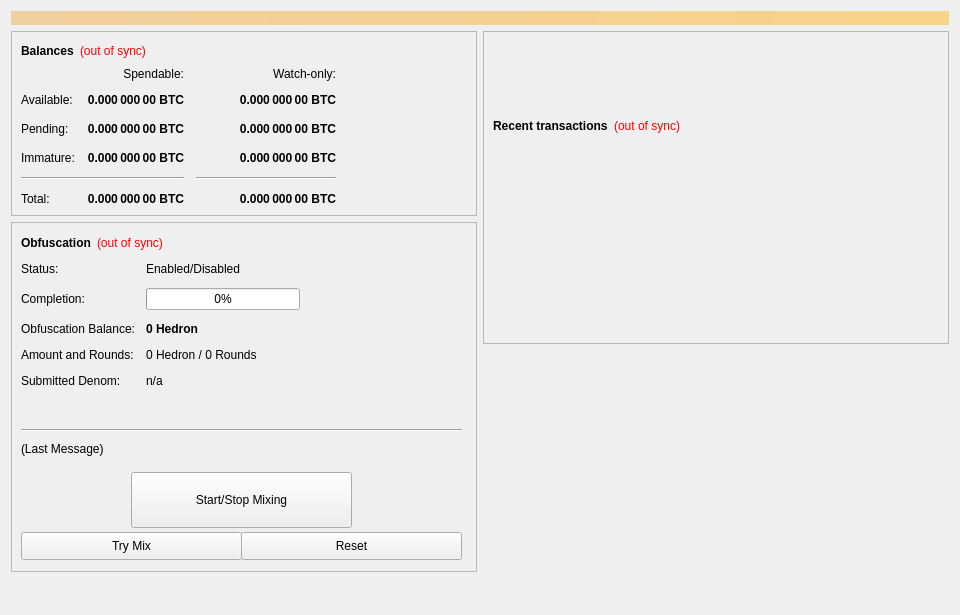
<?xml version="1.0" encoding="UTF-8"?>
<ui version="4.0">
 <class>OverviewPage</class>
 <widget class="QWidget" name="OverviewPage">
  <property name="geometry">
   <rect>
    <x>0</x>
    <y>0</y>
    <width>960</width>
    <height>615</height>
   </rect>
  </property>
  <property name="minimumSize">
   <size>
    <width>960</width>
    <height>0</height>
   </size>
  </property>
  <property name="windowTitle">
   <string>Form</string>
  </property>
  <layout class="QVBoxLayout" name="topLayout">
   <item>
    <widget class="QLabel" name="labelAlerts">
     <property name="visible">
      <bool>false</bool>
     </property>
     <property name="styleSheet">
      <string notr="true">background-color: qlineargradient(x1: 0, y1: 0, x2: 1, y2: 0, stop:0 #F0D0A0, stop:1 #F8D488); color:#000000;</string>
     </property>
     <property name="wordWrap">
      <bool>true</bool>
     </property>
     <property name="margin">
      <number>3</number>
     </property>
    </widget>
   </item>
   <item>
    <layout class="QHBoxLayout" name="horizontalLayout" stretch="1,1">
     <item>
      <layout class="QVBoxLayout" name="verticalLayout_2">
       <item>
        <widget class="QFrame" name="frame">
         <property name="frameShape">
          <enum>QFrame::StyledPanel</enum>
         </property>
         <property name="frameShadow">
          <enum>QFrame::Raised</enum>
         </property>
         <layout class="QVBoxLayout" name="verticalLayout_4">
          <item>
           <layout class="QHBoxLayout" name="horizontalLayout_4">
            <item>
             <widget class="QLabel" name="label_5">
              <property name="font">
               <font>
                <weight>75</weight>
                <bold>true</bold>
               </font>
              </property>
              <property name="text">
               <string>Balances</string>
              </property>
             </widget>
            </item>
            <item>
             <widget class="QLabel" name="labelWalletStatus">
              <property name="cursor">
               <cursorShape>WhatsThisCursor</cursorShape>
              </property>
              <property name="toolTip">
               <string>The displayed information may be out of date. Your wallet automatically synchronizes with the Hedron network after a connection is established, but this process has not completed yet.</string>
              </property>
              <property name="styleSheet">
               <string notr="true">QLabel { color: red; }</string>
              </property>
              <property name="text">
               <string notr="true">(out of sync)</string>
              </property>
              <property name="alignment">
               <set>Qt::AlignLeading|Qt::AlignLeft|Qt::AlignVCenter</set>
              </property>
             </widget>
            </item>
            <item>
             <spacer name="horizontalSpacer_3">
              <property name="orientation">
               <enum>Qt::Horizontal</enum>
              </property>
              <property name="sizeHint" stdset="0">
               <size>
                <width>40</width>
                <height>20</height>
               </size>
              </property>
             </spacer>
            </item>
           </layout>
          </item>
          <item>
           <layout class="QGridLayout" name="gridLayout">
            <property name="spacing">
             <number>12</number>
            </property>
            <item row="2" column="2">
             <widget class="QLabel" name="labelWatchPending">
              <property name="font">
               <font>
                <weight>75</weight>
                <bold>true</bold>
               </font>
              </property>
              <property name="cursor">
               <cursorShape>IBeamCursor</cursorShape>
              </property>
              <property name="toolTip">
               <string>Unconfirmed transactions to watch-only addresses</string>
              </property>
              <property name="text">
               <string notr="true">0.000 000 00 BTC</string>
              </property>
              <property name="alignment">
               <set>Qt::AlignRight|Qt::AlignTrailing|Qt::AlignVCenter</set>
              </property>
              <property name="textInteractionFlags">
               <set>Qt::LinksAccessibleByMouse|Qt::TextSelectableByKeyboard|Qt::TextSelectableByMouse</set>
              </property>
             </widget>
            </item>
            <item row="2" column="1">
             <widget class="QLabel" name="labelUnconfirmed">
              <property name="font">
               <font>
                <weight>75</weight>
                <bold>true</bold>
               </font>
              </property>
              <property name="cursor">
               <cursorShape>IBeamCursor</cursorShape>
              </property>
              <property name="toolTip">
               <string>Total of transactions that have yet to be confirmed, and do not yet count toward the spendable balance</string>
              </property>
              <property name="text">
               <string notr="true">0.000 000 00 BTC</string>
              </property>
              <property name="alignment">
               <set>Qt::AlignRight|Qt::AlignTrailing|Qt::AlignVCenter</set>
              </property>
              <property name="textInteractionFlags">
               <set>Qt::LinksAccessibleByMouse|Qt::TextSelectableByKeyboard|Qt::TextSelectableByMouse</set>
              </property>
             </widget>
            </item>
            <item row="3" column="2">
             <widget class="QLabel" name="labelWatchImmature">
              <property name="font">
               <font>
                <weight>75</weight>
                <bold>true</bold>
               </font>
              </property>
              <property name="cursor">
               <cursorShape>IBeamCursor</cursorShape>
              </property>
              <property name="toolTip">
               <string>Staked or masternode rewards in watch-only addresses that has not yet matured</string>
              </property>
              <property name="text">
               <string notr="true">0.000 000 00 BTC</string>
              </property>
              <property name="alignment">
               <set>Qt::AlignRight|Qt::AlignTrailing|Qt::AlignVCenter</set>
              </property>
              <property name="textInteractionFlags">
               <set>Qt::LinksAccessibleByMouse|Qt::TextSelectableByKeyboard|Qt::TextSelectableByMouse</set>
              </property>
             </widget>
            </item>
            <item row="4" column="0" colspan="2">
             <widget class="Line" name="lineSpendableBalance">
              <property name="orientation">
               <enum>Qt::Horizontal</enum>
              </property>
             </widget>
            </item>
            <item row="4" column="2">
             <widget class="Line" name="lineWatchBalance">
              <property name="sizePolicy">
               <sizepolicy hsizetype="Preferred" vsizetype="Fixed">
                <horstretch>0</horstretch>
                <verstretch>0</verstretch>
               </sizepolicy>
              </property>
              <property name="minimumSize">
               <size>
                <width>140</width>
                <height>0</height>
               </size>
              </property>
              <property name="orientation">
               <enum>Qt::Horizontal</enum>
              </property>
             </widget>
            </item>
            <item row="5" column="0">
             <widget class="QLabel" name="labelTotalText">
              <property name="text">
               <string>Total:</string>
              </property>
             </widget>
            </item>
            <item row="3" column="1">
             <widget class="QLabel" name="labelImmature">
              <property name="font">
               <font>
                <weight>75</weight>
                <bold>true</bold>
               </font>
              </property>
              <property name="cursor">
               <cursorShape>IBeamCursor</cursorShape>
              </property>
              <property name="toolTip">
               <string>Staked or masternode rewards that has not yet matured</string>
              </property>
              <property name="text">
               <string notr="true">0.000 000 00 BTC</string>
              </property>
              <property name="alignment">
               <set>Qt::AlignRight|Qt::AlignTrailing|Qt::AlignVCenter</set>
              </property>
              <property name="textInteractionFlags">
               <set>Qt::LinksAccessibleByMouse|Qt::TextSelectableByKeyboard|Qt::TextSelectableByMouse</set>
              </property>
             </widget>
            </item>
            <item row="2" column="3">
             <spacer name="horizontalSpacer_2">
              <property name="orientation">
               <enum>Qt::Horizontal</enum>
              </property>
              <property name="sizeHint" stdset="0">
               <size>
                <width>40</width>
                <height>20</height>
               </size>
              </property>
             </spacer>
            </item>
            <item row="3" column="0">
             <widget class="QLabel" name="labelImmatureText">
              <property name="text">
               <string>Immature:</string>
              </property>
             </widget>
            </item>
            <item row="5" column="1">
             <widget class="QLabel" name="labelTotal">
              <property name="font">
               <font>
                <weight>75</weight>
                <bold>true</bold>
               </font>
              </property>
              <property name="cursor">
               <cursorShape>IBeamCursor</cursorShape>
              </property>
              <property name="toolTip">
               <string>Your current total balance</string>
              </property>
              <property name="text">
               <string notr="true">0.000 000 00 BTC</string>
              </property>
              <property name="alignment">
               <set>Qt::AlignRight|Qt::AlignTrailing|Qt::AlignVCenter</set>
              </property>
              <property name="textInteractionFlags">
               <set>Qt::LinksAccessibleByMouse|Qt::TextSelectableByKeyboard|Qt::TextSelectableByMouse</set>
              </property>
             </widget>
            </item>
            <item row="5" column="2">
             <widget class="QLabel" name="labelWatchTotal">
              <property name="font">
               <font>
                <weight>75</weight>
                <bold>true</bold>
               </font>
              </property>
              <property name="cursor">
               <cursorShape>IBeamCursor</cursorShape>
              </property>
              <property name="toolTip">
               <string>Current total balance in watch-only addresses</string>
              </property>
              <property name="text">
               <string notr="true">0.000 000 00 BTC</string>
              </property>
              <property name="alignment">
               <set>Qt::AlignRight|Qt::AlignTrailing|Qt::AlignVCenter</set>
              </property>
              <property name="textInteractionFlags">
               <set>Qt::LinksAccessibleByMouse|Qt::TextSelectableByKeyboard|Qt::TextSelectableByMouse</set>
              </property>
             </widget>
            </item>
            <item row="0" column="2">
             <widget class="QLabel" name="labelWatchonly">
              <property name="text">
               <string>Watch-only:</string>
              </property>
              <property name="alignment">
               <set>Qt::AlignRight|Qt::AlignTrailing|Qt::AlignVCenter</set>
              </property>
             </widget>
            </item>
            <item row="1" column="0">
             <widget class="QLabel" name="labelBalanceText">
              <property name="text">
               <string>Available:</string>
              </property>
             </widget>
            </item>
            <item row="1" column="1">
             <widget class="QLabel" name="labelBalance">
              <property name="font">
               <font>
                <weight>75</weight>
                <bold>true</bold>
               </font>
              </property>
              <property name="cursor">
               <cursorShape>IBeamCursor</cursorShape>
              </property>
              <property name="toolTip">
               <string>Your current spendable balance</string>
              </property>
              <property name="text">
               <string notr="true">0.000 000 00 BTC</string>
              </property>
              <property name="alignment">
               <set>Qt::AlignRight|Qt::AlignTrailing|Qt::AlignVCenter</set>
              </property>
              <property name="textInteractionFlags">
               <set>Qt::LinksAccessibleByMouse|Qt::TextSelectableByKeyboard|Qt::TextSelectableByMouse</set>
              </property>
             </widget>
            </item>
            <item row="1" column="2">
             <widget class="QLabel" name="labelWatchAvailable">
              <property name="font">
               <font>
                <weight>75</weight>
                <bold>true</bold>
               </font>
              </property>
              <property name="cursor">
               <cursorShape>IBeamCursor</cursorShape>
              </property>
              <property name="toolTip">
               <string>Your current balance in watch-only addresses</string>
              </property>
              <property name="text">
               <string notr="true">0.000 000 00 BTC</string>
              </property>
              <property name="alignment">
               <set>Qt::AlignRight|Qt::AlignTrailing|Qt::AlignVCenter</set>
              </property>
              <property name="textInteractionFlags">
               <set>Qt::LinksAccessibleByMouse|Qt::TextSelectableByKeyboard|Qt::TextSelectableByMouse</set>
              </property>
             </widget>
            </item>
            <item row="2" column="0">
             <widget class="QLabel" name="labelPendingText">
              <property name="text">
               <string>Pending:</string>
              </property>
             </widget>
            </item>
            <item row="0" column="1">
             <widget class="QLabel" name="labelSpendable">
              <property name="text">
               <string>Spendable:</string>
              </property>
              <property name="alignment">
               <set>Qt::AlignRight|Qt::AlignTrailing|Qt::AlignVCenter</set>
              </property>
             </widget>
            </item>
           </layout>
          </item>
         </layout>
        </widget>
       </item>
       <item>
        <widget class="QFrame" name="frameObfuscation">
         <property name="minimumSize">
          <size>
           <width>0</width>
           <height>350</height>
          </size>
         </property>
         <property name="layoutDirection">
          <enum>Qt::LeftToRight</enum>
         </property>
         <property name="frameShape">
          <enum>QFrame::StyledPanel</enum>
         </property>
         <property name="frameShadow">
          <enum>QFrame::Raised</enum>
         </property>
         <widget class="QWidget" name="formLayoutWidget">
          <property name="geometry">
           <rect>
            <x>10</x>
            <y>40</y>
            <width>451</width>
            <height>161</height>
           </rect>
          </property>
          <layout class="QFormLayout" name="formLayout">
           <property name="fieldGrowthPolicy">
            <enum>QFormLayout::AllNonFixedFieldsGrow</enum>
           </property>
           <property name="horizontalSpacing">
            <number>11</number>
           </property>
           <property name="verticalSpacing">
            <number>12</number>
           </property>
           <item row="0" column="0">
            <widget class="QLabel" name="label_6">
             <property name="text">
              <string>Status:</string>
             </property>
            </widget>
           </item>
           <item row="1" column="0">
            <widget class="QLabel" name="label_7">
             <property name="text">
              <string>Completion:</string>
             </property>
            </widget>
           </item>
           <item row="1" column="1">
            <widget class="QProgressBar" name="obfuscationProgress">
             <property name="maximumSize">
              <size>
               <width>154</width>
               <height>16777215</height>
              </size>
             </property>
             <property name="value">
              <number>0</number>
             </property>
            </widget>
           </item>
           <item row="2" column="0">
            <widget class="QLabel" name="labelAnonymizedText">
             <property name="text">
              <string>Obfuscation Balance:</string>
             </property>
            </widget>
           </item>
           <item row="2" column="1">
            <widget class="QLabel" name="labelAnonymized">
             <property name="font">
              <font>
               <weight>75</weight>
               <bold>true</bold>
              </font>
             </property>
             <property name="text">
              <string notr="true">0 Hedron</string>
             </property>
            </widget>
           </item>
           <item row="3" column="0">
            <widget class="QLabel" name="label_8">
             <property name="text">
              <string>Amount and Rounds:</string>
             </property>
            </widget>
           </item>
           <item row="3" column="1">
            <widget class="QLabel" name="labelAmountRounds">
             <property name="text">
              <string>0 Hedron / 0 Rounds</string>
             </property>
            </widget>
           </item>
           <item row="4" column="0">
            <widget class="QLabel" name="label_9">
             <property name="text">
              <string>Submitted Denom:</string>
             </property>
            </widget>
           </item>
           <item row="4" column="1">
            <widget class="QLabel" name="labelSubmittedDenom">
             <property name="toolTip">
              <string>The denominations you submitted to the Masternode.&lt;br&gt;To mix, other users must submit the exact same denominations.</string>
             </property>
             <property name="text">
              <string>n/a</string>
             </property>
            </widget>
           </item>
           <item row="0" column="1">
            <widget class="QLabel" name="obfuscationEnabled">
             <property name="text">
              <string>Enabled/Disabled</string>
             </property>
            </widget>
           </item>
          </layout>
         </widget>
         <widget class="QPushButton" name="runAutoDenom">
          <property name="geometry">
           <rect>
            <x>251</x>
            <y>17</y>
            <width>1</width>
            <height>1</height>
           </rect>
          </property>
          <property name="palette">
           <palette>
            <active>
             <colorrole role="WindowText">
              <brush brushstyle="SolidPattern">
               <color alpha="255">
                <red>0</red>
                <green>0</green>
                <blue>0</blue>
               </color>
              </brush>
             </colorrole>
             <colorrole role="Button">
              <brush brushstyle="SolidPattern">
               <color alpha="255">
                <red>239</red>
                <green>238</green>
                <blue>238</blue>
               </color>
              </brush>
             </colorrole>
             <colorrole role="Light">
              <brush brushstyle="SolidPattern">
               <color alpha="255">
                <red>255</red>
                <green>255</green>
                <blue>255</blue>
               </color>
              </brush>
             </colorrole>
             <colorrole role="Midlight">
              <brush brushstyle="SolidPattern">
               <color alpha="255">
                <red>247</red>
                <green>246</green>
                <blue>246</blue>
               </color>
              </brush>
             </colorrole>
             <colorrole role="Dark">
              <brush brushstyle="SolidPattern">
               <color alpha="255">
                <red>119</red>
                <green>119</green>
                <blue>119</blue>
               </color>
              </brush>
             </colorrole>
             <colorrole role="Mid">
              <brush brushstyle="SolidPattern">
               <color alpha="255">
                <red>159</red>
                <green>159</green>
                <blue>159</blue>
               </color>
              </brush>
             </colorrole>
             <colorrole role="Text">
              <brush brushstyle="SolidPattern">
               <color alpha="255">
                <red>0</red>
                <green>0</green>
                <blue>0</blue>
               </color>
              </brush>
             </colorrole>
             <colorrole role="BrightText">
              <brush brushstyle="SolidPattern">
               <color alpha="255">
                <red>255</red>
                <green>255</green>
                <blue>255</blue>
               </color>
              </brush>
             </colorrole>
             <colorrole role="ButtonText">
              <brush brushstyle="SolidPattern">
               <color alpha="255">
                <red>0</red>
                <green>0</green>
                <blue>0</blue>
               </color>
              </brush>
             </colorrole>
             <colorrole role="Base">
              <brush brushstyle="SolidPattern">
               <color alpha="255">
                <red>255</red>
                <green>255</green>
                <blue>255</blue>
               </color>
              </brush>
             </colorrole>
             <colorrole role="Window">
              <brush brushstyle="SolidPattern">
               <color alpha="255">
                <red>239</red>
                <green>238</green>
                <blue>238</blue>
               </color>
              </brush>
             </colorrole>
             <colorrole role="Shadow">
              <brush brushstyle="SolidPattern">
               <color alpha="255">
                <red>0</red>
                <green>0</green>
                <blue>0</blue>
               </color>
              </brush>
             </colorrole>
             <colorrole role="AlternateBase">
              <brush brushstyle="SolidPattern">
               <color alpha="255">
                <red>247</red>
                <green>246</green>
                <blue>246</blue>
               </color>
              </brush>
             </colorrole>
             <colorrole role="ToolTipBase">
              <brush brushstyle="SolidPattern">
               <color alpha="255">
                <red>255</red>
                <green>255</green>
                <blue>220</blue>
               </color>
              </brush>
             </colorrole>
             <colorrole role="ToolTipText">
              <brush brushstyle="SolidPattern">
               <color alpha="255">
                <red>0</red>
                <green>0</green>
                <blue>0</blue>
               </color>
              </brush>
             </colorrole>
            </active>
            <inactive>
             <colorrole role="WindowText">
              <brush brushstyle="SolidPattern">
               <color alpha="255">
                <red>0</red>
                <green>0</green>
                <blue>0</blue>
               </color>
              </brush>
             </colorrole>
             <colorrole role="Button">
              <brush brushstyle="SolidPattern">
               <color alpha="255">
                <red>239</red>
                <green>238</green>
                <blue>238</blue>
               </color>
              </brush>
             </colorrole>
             <colorrole role="Light">
              <brush brushstyle="SolidPattern">
               <color alpha="255">
                <red>255</red>
                <green>255</green>
                <blue>255</blue>
               </color>
              </brush>
             </colorrole>
             <colorrole role="Midlight">
              <brush brushstyle="SolidPattern">
               <color alpha="255">
                <red>247</red>
                <green>246</green>
                <blue>246</blue>
               </color>
              </brush>
             </colorrole>
             <colorrole role="Dark">
              <brush brushstyle="SolidPattern">
               <color alpha="255">
                <red>119</red>
                <green>119</green>
                <blue>119</blue>
               </color>
              </brush>
             </colorrole>
             <colorrole role="Mid">
              <brush brushstyle="SolidPattern">
               <color alpha="255">
                <red>159</red>
                <green>159</green>
                <blue>159</blue>
               </color>
              </brush>
             </colorrole>
             <colorrole role="Text">
              <brush brushstyle="SolidPattern">
               <color alpha="255">
                <red>0</red>
                <green>0</green>
                <blue>0</blue>
               </color>
              </brush>
             </colorrole>
             <colorrole role="BrightText">
              <brush brushstyle="SolidPattern">
               <color alpha="255">
                <red>255</red>
                <green>255</green>
                <blue>255</blue>
               </color>
              </brush>
             </colorrole>
             <colorrole role="ButtonText">
              <brush brushstyle="SolidPattern">
               <color alpha="255">
                <red>0</red>
                <green>0</green>
                <blue>0</blue>
               </color>
              </brush>
             </colorrole>
             <colorrole role="Base">
              <brush brushstyle="SolidPattern">
               <color alpha="255">
                <red>255</red>
                <green>255</green>
                <blue>255</blue>
               </color>
              </brush>
             </colorrole>
             <colorrole role="Window">
              <brush brushstyle="SolidPattern">
               <color alpha="255">
                <red>239</red>
                <green>238</green>
                <blue>238</blue>
               </color>
              </brush>
             </colorrole>
             <colorrole role="Shadow">
              <brush brushstyle="SolidPattern">
               <color alpha="255">
                <red>0</red>
                <green>0</green>
                <blue>0</blue>
               </color>
              </brush>
             </colorrole>
             <colorrole role="AlternateBase">
              <brush brushstyle="SolidPattern">
               <color alpha="255">
                <red>247</red>
                <green>246</green>
                <blue>246</blue>
               </color>
              </brush>
             </colorrole>
             <colorrole role="ToolTipBase">
              <brush brushstyle="SolidPattern">
               <color alpha="255">
                <red>255</red>
                <green>255</green>
                <blue>220</blue>
               </color>
              </brush>
             </colorrole>
             <colorrole role="ToolTipText">
              <brush brushstyle="SolidPattern">
               <color alpha="255">
                <red>0</red>
                <green>0</green>
                <blue>0</blue>
               </color>
              </brush>
             </colorrole>
            </inactive>
            <disabled>
             <colorrole role="WindowText">
              <brush brushstyle="SolidPattern">
               <color alpha="255">
                <red>119</red>
                <green>119</green>
                <blue>119</blue>
               </color>
              </brush>
             </colorrole>
             <colorrole role="Button">
              <brush brushstyle="SolidPattern">
               <color alpha="255">
                <red>239</red>
                <green>238</green>
                <blue>238</blue>
               </color>
              </brush>
             </colorrole>
             <colorrole role="Light">
              <brush brushstyle="SolidPattern">
               <color alpha="255">
                <red>255</red>
                <green>255</green>
                <blue>255</blue>
               </color>
              </brush>
             </colorrole>
             <colorrole role="Midlight">
              <brush brushstyle="SolidPattern">
               <color alpha="255">
                <red>247</red>
                <green>246</green>
                <blue>246</blue>
               </color>
              </brush>
             </colorrole>
             <colorrole role="Dark">
              <brush brushstyle="SolidPattern">
               <color alpha="255">
                <red>119</red>
                <green>119</green>
                <blue>119</blue>
               </color>
              </brush>
             </colorrole>
             <colorrole role="Mid">
              <brush brushstyle="SolidPattern">
               <color alpha="255">
                <red>159</red>
                <green>159</green>
                <blue>159</blue>
               </color>
              </brush>
             </colorrole>
             <colorrole role="Text">
              <brush brushstyle="SolidPattern">
               <color alpha="255">
                <red>119</red>
                <green>119</green>
                <blue>119</blue>
               </color>
              </brush>
             </colorrole>
             <colorrole role="BrightText">
              <brush brushstyle="SolidPattern">
               <color alpha="255">
                <red>255</red>
                <green>255</green>
                <blue>255</blue>
               </color>
              </brush>
             </colorrole>
             <colorrole role="ButtonText">
              <brush brushstyle="SolidPattern">
               <color alpha="255">
                <red>119</red>
                <green>119</green>
                <blue>119</blue>
               </color>
              </brush>
             </colorrole>
             <colorrole role="Base">
              <brush brushstyle="SolidPattern">
               <color alpha="255">
                <red>239</red>
                <green>238</green>
                <blue>238</blue>
               </color>
              </brush>
             </colorrole>
             <colorrole role="Window">
              <brush brushstyle="SolidPattern">
               <color alpha="255">
                <red>239</red>
                <green>238</green>
                <blue>238</blue>
               </color>
              </brush>
             </colorrole>
             <colorrole role="Shadow">
              <brush brushstyle="SolidPattern">
               <color alpha="255">
                <red>0</red>
                <green>0</green>
                <blue>0</blue>
               </color>
              </brush>
             </colorrole>
             <colorrole role="AlternateBase">
              <brush brushstyle="SolidPattern">
               <color alpha="255">
                <red>239</red>
                <green>238</green>
                <blue>238</blue>
               </color>
              </brush>
             </colorrole>
             <colorrole role="ToolTipBase">
              <brush brushstyle="SolidPattern">
               <color alpha="255">
                <red>255</red>
                <green>255</green>
                <blue>220</blue>
               </color>
              </brush>
             </colorrole>
             <colorrole role="ToolTipText">
              <brush brushstyle="SolidPattern">
               <color alpha="255">
                <red>0</red>
                <green>0</green>
                <blue>0</blue>
               </color>
              </brush>
             </colorrole>
            </disabled>
           </palette>
          </property>
          <property name="focusPolicy">
           <enum>Qt::NoFocus</enum>
          </property>
          <property name="autoFillBackground">
           <bool>true</bool>
          </property>
          <property name="text">
           <string/>
          </property>
          <property name="flat">
           <bool>true</bool>
          </property>
         </widget>
         <widget class="QPushButton" name="toggleObfuscation">
          <property name="geometry">
           <rect>
            <x>120</x>
            <y>250</y>
            <width>221</width>
            <height>56</height>
           </rect>
          </property>
          <property name="sizePolicy">
           <sizepolicy hsizetype="MinimumExpanding" vsizetype="Fixed">
            <horstretch>0</horstretch>
            <verstretch>0</verstretch>
           </sizepolicy>
          </property>
          <property name="text">
           <string>Start/Stop Mixing</string>
          </property>
         </widget>
         <widget class="Line" name="lineLastMessage">
          <property name="geometry">
           <rect>
            <x>10</x>
            <y>200</y>
            <width>441</width>
            <height>16</height>
           </rect>
          </property>
          <property name="orientation">
           <enum>Qt::Horizontal</enum>
          </property>
         </widget>
         <widget class="QLabel" name="obfuscationStatus">
          <property name="geometry">
           <rect>
            <x>10</x>
            <y>220</y>
            <width>451</width>
            <height>61</height>
           </rect>
          </property>
          <property name="minimumSize">
           <size>
            <width>288</width>
            <height>43</height>
           </size>
          </property>
          <property name="text">
           <string>(Last Message)</string>
          </property>
          <property name="alignment">
           <set>Qt::AlignLeading|Qt::AlignLeft|Qt::AlignTop</set>
          </property>
          <property name="wordWrap">
           <bool>true</bool>
          </property>
         </widget>
         <widget class="QPushButton" name="obfuscationAuto">
          <property name="geometry">
           <rect>
            <x>10</x>
            <y>310</y>
            <width>221</width>
            <height>28</height>
           </rect>
          </property>
          <property name="sizePolicy">
           <sizepolicy hsizetype="MinimumExpanding" vsizetype="Fixed">
            <horstretch>0</horstretch>
            <verstretch>0</verstretch>
           </sizepolicy>
          </property>
          <property name="toolTip">
           <string>Try to manually submit a Obfuscation request.</string>
          </property>
          <property name="text">
           <string>Try Mix</string>
          </property>
         </widget>
         <widget class="QPushButton" name="obfuscationReset">
          <property name="geometry">
           <rect>
            <x>230</x>
            <y>310</y>
            <width>221</width>
            <height>28</height>
           </rect>
          </property>
          <property name="sizePolicy">
           <sizepolicy hsizetype="MinimumExpanding" vsizetype="Fixed">
            <horstretch>0</horstretch>
            <verstretch>0</verstretch>
           </sizepolicy>
          </property>
          <property name="toolTip">
           <string>Reset the current status of Obfuscation (can interrupt Obfuscation if it's in the process of Mixing, which can cost you money!)</string>
          </property>
          <property name="autoFillBackground">
           <bool>false</bool>
          </property>
          <property name="text">
           <string>Reset</string>
          </property>
         </widget>
         <widget class="QWidget" name="layoutWidget">
          <property name="geometry">
           <rect>
            <x>10</x>
            <y>10</y>
            <width>431</width>
            <height>22</height>
           </rect>
          </property>
          <layout class="QHBoxLayout" name="horizontalLayout_5">
           <item>
            <widget class="QLabel" name="label_2">
             <property name="font">
              <font>
               <weight>75</weight>
               <bold>true</bold>
              </font>
             </property>
             <property name="text">
              <string>Obfuscation</string>
             </property>
            </widget>
           </item>
           <item>
            <widget class="QLabel" name="labelObfuscationSyncStatus">
             <property name="toolTip">
              <string>The displayed information may be out of date. Your wallet automatically synchronizes with the Hedron network after a connection is established, but this process has not completed yet.</string>
             </property>
             <property name="styleSheet">
              <string notr="true">QLabel { color: red; }</string>
             </property>
             <property name="text">
              <string notr="true">(out of sync)</string>
             </property>
             <property name="alignment">
              <set>Qt::AlignLeading|Qt::AlignLeft|Qt::AlignVCenter</set>
             </property>
            </widget>
           </item>
           <item>
            <spacer name="horizontalSpacer_4">
             <property name="orientation">
              <enum>Qt::Horizontal</enum>
             </property>
             <property name="sizeHint" stdset="0">
              <size>
               <width>40</width>
               <height>20</height>
              </size>
             </property>
            </spacer>
           </item>
          </layout>
         </widget>
        </widget>
       </item>
       <item>
        <spacer name="verticalSpacer">
         <property name="orientation">
          <enum>Qt::Vertical</enum>
         </property>
         <property name="sizeHint" stdset="0">
          <size>
           <width>20</width>
           <height>40</height>
          </size>
         </property>
        </spacer>
       </item>
      </layout>
     </item>
     <item>
      <layout class="QVBoxLayout" name="verticalLayout_3">
       <item>
        <widget class="QFrame" name="frame_2">
         <property name="frameShape">
          <enum>QFrame::StyledPanel</enum>
         </property>
         <property name="frameShadow">
          <enum>QFrame::Raised</enum>
         </property>
         <layout class="QVBoxLayout" name="verticalLayout">
          <item>
           <spacer name="verticalSpacer_3">
            <property name="orientation">
             <enum>Qt::Vertical</enum>
            </property>
            <property name="sizeType">
             <enum>QSizePolicy::Fixed</enum>
            </property>
            <property name="sizeHint" stdset="0">
             <size>
              <width>20</width>
              <height>75</height>
             </size>
            </property>
           </spacer>
          </item>
          <item>
           <layout class="QHBoxLayout" name="horizontalLayout_2">
            <item>
             <widget class="QLabel" name="label_4">
              <property name="font">
               <font>
                <weight>75</weight>
                <bold>true</bold>
               </font>
              </property>
              <property name="text">
               <string>Recent transactions</string>
              </property>
             </widget>
            </item>
            <item>
             <widget class="QLabel" name="labelTransactionsStatus">
              <property name="cursor">
               <cursorShape>WhatsThisCursor</cursorShape>
              </property>
              <property name="toolTip">
               <string>The displayed information may be out of date. Your wallet automatically synchronizes with the Hedron network after a connection is established, but this process has not completed yet.</string>
              </property>
              <property name="styleSheet">
               <string notr="true">QLabel { color: red; }</string>
              </property>
              <property name="text">
               <string notr="true">(out of sync)</string>
              </property>
              <property name="alignment">
               <set>Qt::AlignRight|Qt::AlignTrailing|Qt::AlignVCenter</set>
              </property>
             </widget>
            </item>
            <item>
             <spacer name="horizontalSpacer">
              <property name="orientation">
               <enum>Qt::Horizontal</enum>
              </property>
              <property name="sizeHint" stdset="0">
               <size>
                <width>40</width>
                <height>20</height>
               </size>
              </property>
             </spacer>
            </item>
           </layout>
          </item>
          <item>
           <widget class="QListView" name="listTransactions">
            <property name="styleSheet">
             <string notr="true">QListView { background: transparent; }</string>
            </property>
            <property name="frameShape">
             <enum>QFrame::NoFrame</enum>
            </property>
            <property name="verticalScrollBarPolicy">
             <enum>Qt::ScrollBarAlwaysOff</enum>
            </property>
            <property name="horizontalScrollBarPolicy">
             <enum>Qt::ScrollBarAlwaysOff</enum>
            </property>
            <property name="selectionMode">
             <enum>QAbstractItemView::NoSelection</enum>
            </property>
           </widget>
          </item>
         </layout>
        </widget>
       </item>
       <item>
        <spacer name="verticalSpacer_2">
         <property name="orientation">
          <enum>Qt::Vertical</enum>
         </property>
         <property name="sizeType">
          <enum>QSizePolicy::Expanding</enum>
         </property>
         <property name="sizeHint" stdset="0">
          <size>
           <width>20</width>
           <height>40</height>
          </size>
         </property>
        </spacer>
       </item>
      </layout>
     </item>
    </layout>
   </item>
  </layout>
 </widget>
 <resources/>
 <connections/>
</ui>
